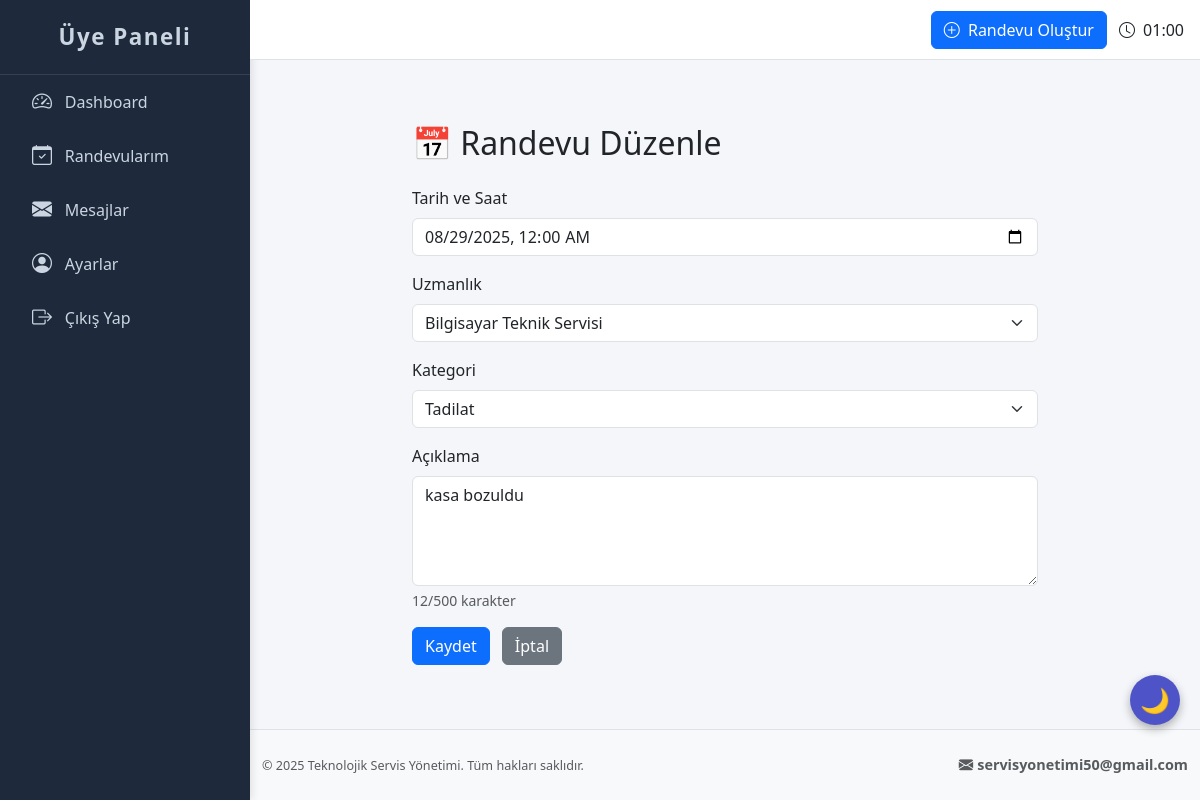
Screenshot of /user/appointment/edit/2 (signed in) with the database file from the repository.
### app.py (models this page shows)
class Appointment(db.Model):
    __tablename__ = 'appointments'
    id = db.Column(db.Integer, primary_key=True)
    user_id = db.Column(db.Integer, db.ForeignKey('users.id'), nullable=False)
    technician_id = db.Column(db.Integer, db.ForeignKey('technicians.id'), nullable=True)
    date = db.Column(db.Date, nullable=False)
    uzmanlik = db.Column(db.String(100), nullable=False)
    destek_modeli = db.Column(db.String(50), nullable=False)
    category = db.Column(db.String(50), nullable=False)
    description = db.Column(db.Text, nullable=False)
    status = db.Column(db.String(20), nullable=False, default='Beklemede')
    user = db.relationship('User', backref='appointments')
    technician = db.relationship('Technician', backref='appointments')  # Tekniker ilişkisi tanımlı

### app.py (the view, shortened to what this page needs)
@app.route('/user/appointment/edit/<int:id>', methods=['GET', 'POST'])
@login_required
def edit_user_appointment(id):
    if not current_user.get_id().startswith("user-"):
        flash('Bu sayfaya erişim yetkiniz yok!', 'danger')
        return redirect(url_for('index'))
    user_id = get_current_user_real_id()
    appointment = Appointment.query.get_or_404(id)
    if appointment.user_id != user_id:
        flash('Bu randevu size ait değil!', 'danger')
        return redirect(url_for('user_appointments'))
    if appointment.status == 'Onaylandı':
        flash('Onaylanmış randevular düzenlenemez!', 'warning')
        return redirect(url_for('user_appointments'))
    return render_template('edit_user_appointment.html', appointment=appointment)

### app.py (called while the page is built)
@login_manager.user_loader
def load_user(user_id):
    if user_id.startswith("user-"):
        return db.session.get(User, int(user_id[5:]))
    elif user_id.startswith("tech-"):
        return db.session.get(Technician, int(user_id[5:]))
    elif user_id.startswith("admin-"):
        return db.session.get(Admin, int(user_id[6:]))

def get_current_user_real_id():
    return int(current_user.get_id().split('-')[1])

    def get_id(self):
        return f"user-{self.id}"

### templates/edit_user_appointment.html (shortened to what this page needs)
{% extends "base_user.html" %}
{% block content %}
<div class="container mt-5" style="max-width: 650px;">
  <h2 class="mb-4">📅 Randevu Düzenle</h2>
  <form method="POST" novalidate id="editAppointmentForm">
    <div class="mb-3">
      <label for="date" class="form-label">Tarih ve Saat</label>
      <input type="datetime-local" class="form-control" name="date" id="date" required
             value="{{ appointment.date.strftime('%Y-%m-%dT%H:%M') }}">
    </div>
    <div class="mb-3">
      <label for="uzmanlik" class="form-label">Uzmanlık</label>
      <select class="form-select" name="uzmanlik" id="uzmanlik" required>
        <option value="Bilgisayar Teknik Servisi" {% if appointment.uzmanlik == 'Bilgisayar Teknik Servisi' %}selected{% endif %}>Bilgisayar Teknik Servisi</option>
      </select>
    </div>
    <div class="mb-3">
      <label for="category" class="form-label">Kategori</label>
      <select class="form-select" name="category" id="category" required>
        <option value="tadilat" {% if appointment.category == 'tadilat' %}selected{% endif %}>Tadilat</option>
      </select>
    </div>
    <div class="mb-3">
      <label for="description" class="form-label">Açıklama</label>
      <textarea class="form-control" name="description" id="description" rows="4" maxlength="500" required>{{ appointment.description }}</textarea>
      <div class="form-text"><span id="charCount">0</span>/500 karakter</div>
    </div>
    <button type="submit" class="btn btn-primary">Kaydet</button>
    <a href="{{ url_for('user_appointments') }}" class="btn btn-secondary ms-2">İptal</a>
  </form>
</div>
{% endblock %}

### static/base_user.css (style rules this page uses)
:root { --sidebar-width: 250px; --sidebar-collapsed-width: 70px; --sidebar-bg: #1e293b; --sidebar-color: #cbd5e1; --sidebar-hover-bg: #334155; --sidebar-active-bg: #3b82f6; --sidebar-active-color: #ffffff; --transition-speed: 0.3s; --navbar-height: 60px; --footer-height: 50px; }
html, body { height: 100%; margin: 0; }
body { display: flex; flex-direction: column; min-height: 100vh; background-color: #f4f6f9; font-family: 'Segoe UI', Tahoma, Geneva, Verdana, sans-serif; }

### rows the page displays
Appointment: date "08/29/2025 00:00", uzmanlik "Bilgisayar Teknik Servisi", category "Tadilat", description "kasa bozuldu"
